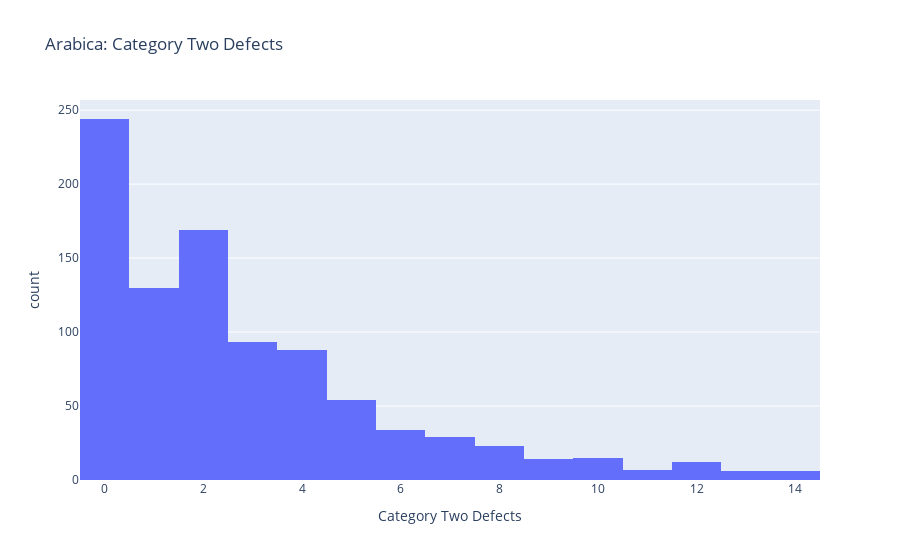

Source (notebook cell):
### Code cell
fig = px.histogram(arabica, x='Category Two Defects', title='Arabica: {}'.format('Category Two Defects'))
fig.show()

### Figure 1 — Plotly figure (JSON) as saved in the notebook; plotly's stock layout.template omitted (floating-point values rounded to 4 significant figures; data arrays with more than 128 entries replaced by an {"elided": "..."} marker saying what was removed)
{"data": [{"alignmentgroup": "True", "bingroup": "x", "hovertemplate": "Category Two Defects=%{x}<br>count=%{y}<extra></extra>", "legendgroup": "", "marker": {"color": "#636efa", "pattern": {"shape": ""}}, "name": "", "offsetgroup": "", "orientation": "v", "showlegend": false, "type": "histogram", "x": {"elided": "924 int values"}, "xaxis": "x", "yaxis": "y"}], "layout": {"barmode": "relative", "legend": {"tracegroupgap": 0}, "title": {"text": "Arabica: Category Two Defects"}, "xaxis": {"anchor": "y", "domain": [0, 1], "title": {"text": "Category Two Defects"}}, "yaxis": {"anchor": "x", "domain": [0, 1], "title": {"text": "count"}}}}
